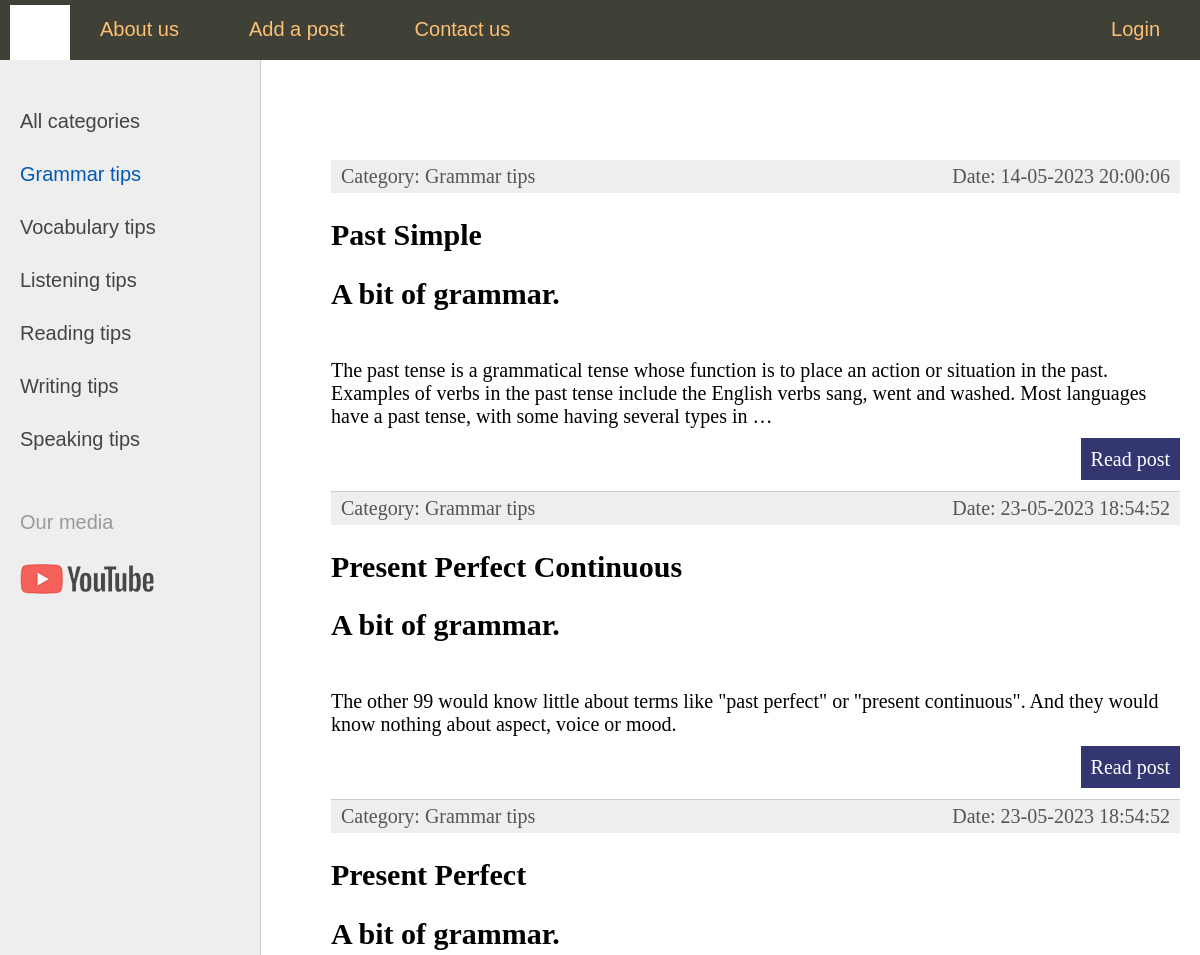
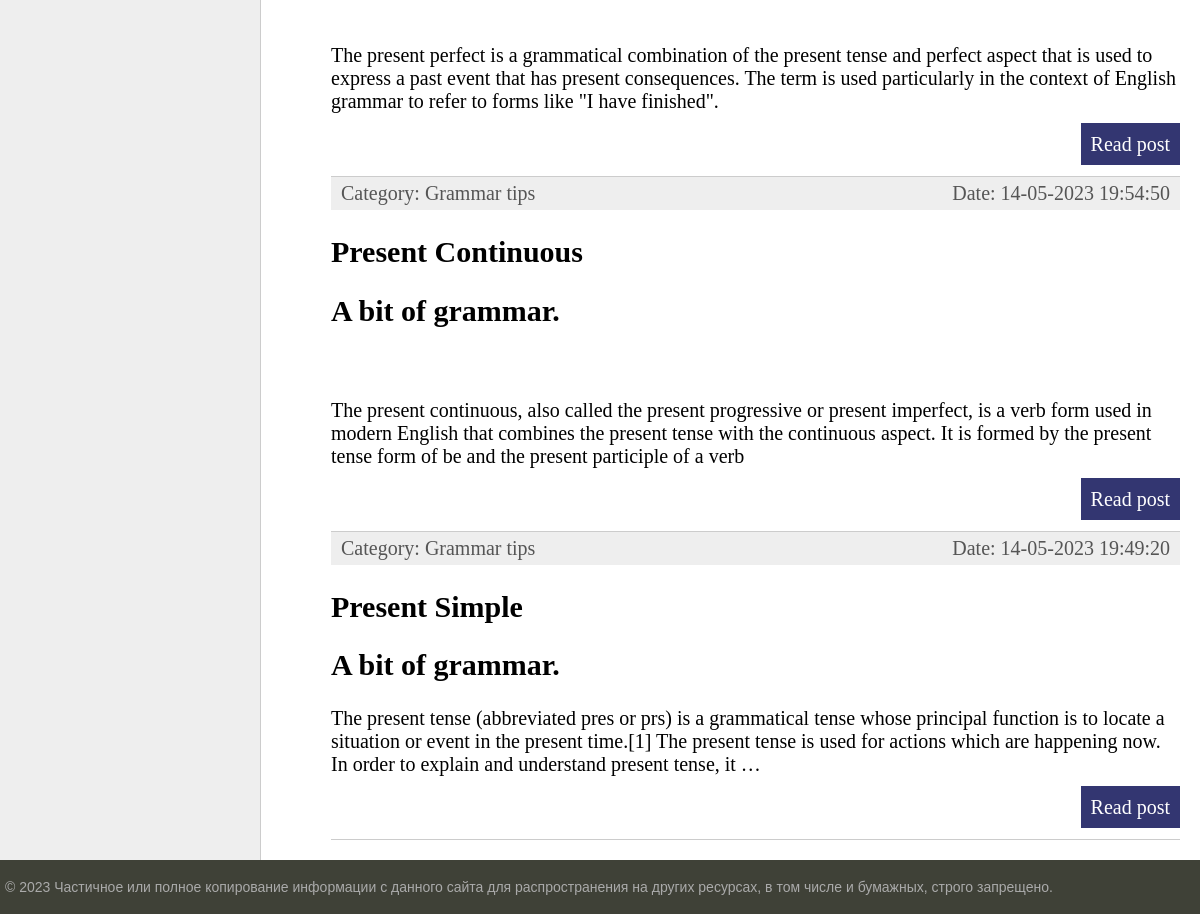
Page /category/1/ on the committed database (2 pictures, top to bottom).
### blog/models.py (models this page shows, shortened)
class Category(models.Model):
    name = models.CharField(max_length=100, db_index=True, verbose_name='Category')
    def __str__(self):
        return self.name
    class Meta:
        verbose_name = 'Category'
        verbose_name_plural = 'Category'
        ordering = ['id']
    def get_absolute_url(self):
        return reverse('category', kwargs={'cat_id': self.pk})

class Blog(models.Model):
    title = models.CharField(max_length=255, verbose_name='topic')
    content = models.TextField(blank=True)
    photo = models.ImageField(upload_to="photos/%Y/%m/%d/")
    video = models.FileField(upload_to="videos/%Y/%m/%d/", null=True) #, validators=[FileExtesionValidator(allowed_extensions=['MOV', 'mp4', 'avi', 'mkv', 'webm'])])
    time_create = models.DateTimeField(auto_now_add=True, verbose_name='Posted')
    time_update = models.DateTimeField(auto_now=True, verbose_name='Last updated')
    is_published = models.BooleanField(default=True, verbose_name='Published')
    cat = models.ForeignKey('Category', on_delete=models.PROTECT, null=True)
    def get_absolute_url(self):
        return reverse('post', kwargs={'post_id': self.pk})
    class Meta:
        verbose_name = 'A Useful Blog'
        verbose_name_plural = 'A Useful Blog'
        ordering = ['-time_create', 'title']

### blog/views.py (the view)
# urls.py: path('category/<int:cat_id>/', show_category, name='category'),
def show_category(request, cat_id):
    posts = Blog.objects.filter(cat_id=cat_id)
    if len(posts) == 0:
        raise Http404()
    context = {
        'posts': posts,
        'menu': menu,
        'title': 'Categories',
        'cat_selected': cat_id,
    }
    return render(request, 'blogtemplates/index.html', context=context)

### blog/templatetags/blog_tags.py (called while the page is built)
@register.inclusion_tag('blogtemplates/list_categories.html')
def show_categories(sort=None, cat_selected=0):
    if not cat_selected:
        cats = Category.objects.all()
    else:
        cats = Category.objects.order_by(sort)
    return {"cats": cats, "cat_selected": cat_selected}

### blog/templates/blogtemplates/index.html (shortened to what this page needs)
{% extends 'blogtemplates/base.html' %}
{% block content %}
<ul class="list-articles">
	{% for p in posts %}
			<li><div class="article-panel">
	<p class="first">Category: {{p.cat}}</p>
	<p class="last">Date: {{p.time_update|date:"d-m-Y H:i:s"}}</p>
</div>
				<h2>{{p.title}}</h2>
	{% autoescape off %}
	{{p.content|linebreaks|truncatewords:50}}
	{% endautoescape %}
<p class="link-read-post"><a href="{{ p.get_absolute_url }}">Read post</a></p>
            </li>
    {% endfor %}
</ul>
{% endblock %}

### blog/templates/blogtemplates/list_categories.html
{% for c in cats %}
	{% if c.pk == cat_selected %}
		<li class="selected">{{c.name}}</li>
	{% else %}
		<li><a href="{{ c.get_absolute_url }}">{{c.name}}</a></li>
	{% endif %}
{% endfor %}

### blog/static/blog/css/styles.css (style rules this page uses)
html, body { font-family: 'Arial'; margin: 0; padding: 0; height: 100%; width: 100%; color: #444; }
a { color: #0059b2; text-decoration: none; }
p.link-read-post { text-align: right; }
p.link-read-post a { padding: 10px; min-width: 100px; background: #333671; color: #fff; text-decoration: none; }
div.article-panel { background: #eee; padding: 5px 10px 5px 10px; box-sizing: border-box; overflow: hidden; color: #555; }
div.article-panel p.first { margin: 0; float: left; }
div.article-panel p.last { margin: 0; float: right; }
ul.list-articles { list-style: none; margin: 0; padding: 0; }
ul.list-articles li { border-bottom: 1px solid #ccc; }
.left-chapters ul li { margin: 30px 0 0 0; color: #999; }
.left-chapters ul li.selected { color: #0059b2; }
.left-chapters ul li a { color: #444; text-decoration: none; }

### rows in the picture
Category: name "Grammar tips"
Category: name "Vocabulary tips"
Category: name "Listening tips"
Category: name "Reading tips"
Category: name "Writing tips"
Category: name "Speaking tips"
Blog: cat "Grammar tips", time_update "14-05-2023 20:00:06", title "Past Simple", content "A bit of grammar. The past tense is a grammatical tense whose function is to place an action or situation in the past. Examples of verbs in the past tense include the English verbs sang, went and washed. Most languages have a past tense, with some having several types in …"
Blog: cat "Grammar tips", time_update "23-05-2023 18:54:52", title "Present Perfect Continuous", content "A bit of grammar. The other 99 would know little about terms like \"past perfect\" or \"present continuous\". And they would know nothing about aspect, voice or mood."
Blog: cat "Grammar tips", time_update "23-05-2023 18:54:52", title "Present Perfect", content "A bit of grammar. The present perfect is a grammatical combination of the present tense and perfect aspect that is used to express a past event that has present consequences. The term is used particularly in the context of English grammar to refer to forms like \"I have finished\"."
Blog: cat "Grammar tips", time_update "14-05-2023 19:54:50", title "Present Continuous", content "A bit of grammar. The present continuous, also called the present progressive or present imperfect, is a verb form used in modern English that combines the present tense with the continuous aspect. It is formed by the present tense form of be and the present participle of a verb"
Blog: cat "Grammar tips", time_update "14-05-2023 19:49:20", title "Present Simple", content "A bit of grammar. The present tense (abbreviated pres or prs) is a grammatical tense whose principal function is to locate a situation or event in the present time.[1] The present tense is used for actions which are happening now. In order to explain and understand present tense, it …"

### other values in the picture
{{ m.title }} "About us" "Add a post" "Contact us"
{{ m.title }} "Login"
